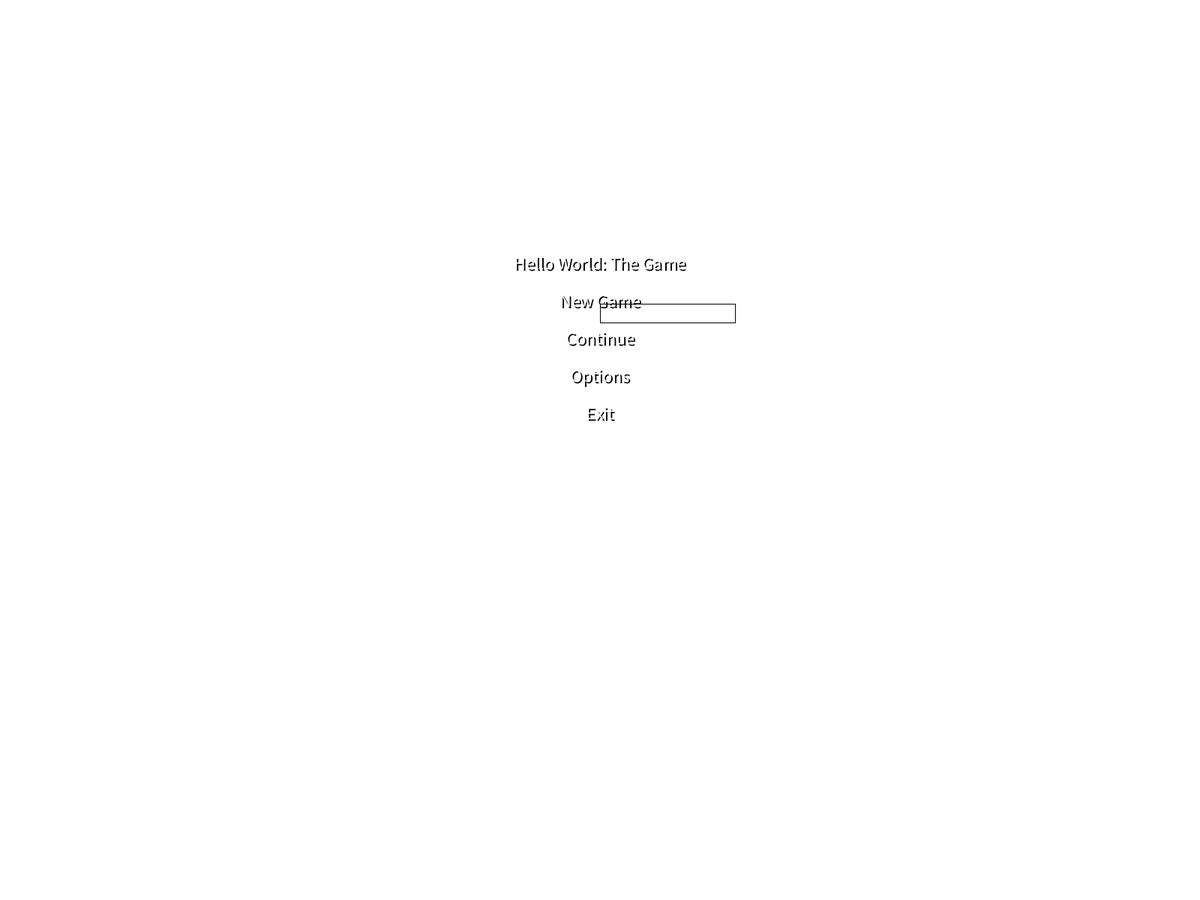
Frame 1 (no input)
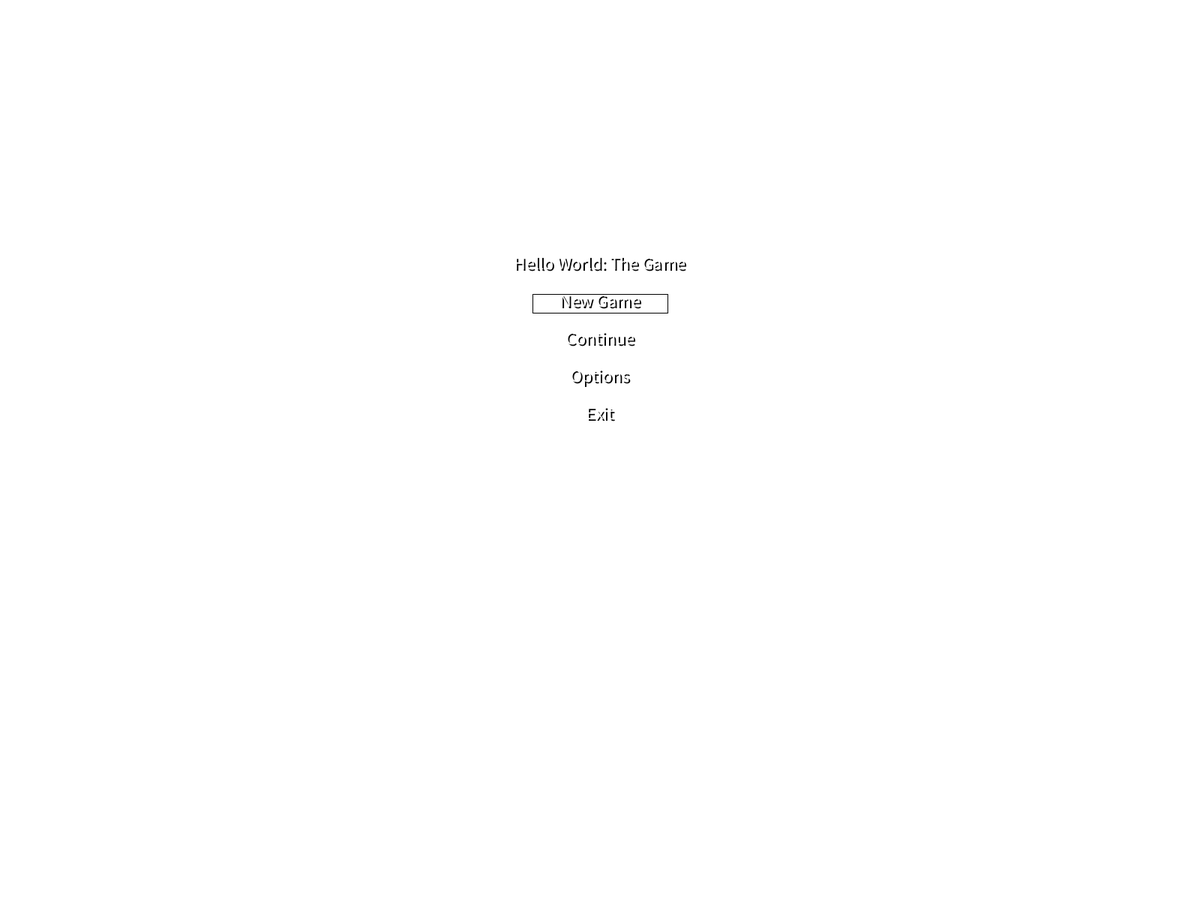
Frame 60 (the mouse pressed at the canvas centre just before this capture)
Frame 120 (the mouse held since frame 60 and released just before this capture): identical to frame 60, image omitted

The Processing sketch that drew these frames (run headless with seeded random() and noise(); from frame 60 on, the mouse is pressed at the canvas centre):

// Processing sketch: Game_Menu
// ── Game_Menu.pde
int menuState = 1; // keep track of menu position
int gameState = 1; // keep track of game state to load levels

void setup() {
  textSize(24);
  //size(1000,1000);
  fullScreen();
}

void draw() {
  
  println(menuState);
  if (gameState ==1) {
  
    
    
  background(255);
  textAlign(CENTER,CENTER);
  fill(0);
  text("Hello World: The Game", width/2 +2, (height/2 -250)+2);
  fill(255);
  // Text("string", x,y);
  text("Hello World: The Game", width/2, (height/2)-250);
  fill(0);
  text("New Game", width/2 +2, (height/2 -200)+2);
  fill(255);
  text("New Game", width/2, (height/2 -200));
  
  fill(0);
  text("Continue", width/2 +2, (height/2 -150)+2);
  fill(255);
  text("Continue", width/2, (height/2 -150));
  
  fill(0);
  text("Options", width/2 +2, (height/2 -100)+2);
  fill(255);
  text("Options", width/2, (height/2 -100));
  
  fill(0);
  text("Exit", width/2 +2, (height/2 -50)+2);
  fill(255);
  text("Exit", width/2, (height/2 -50));
  
  // draw box on first option
  if(menuState == 1) {
    fill(0,0,0,0);
    rect(width/2, (height/2 -195), 180, 25);
   rectMode(CENTER); 
  }
  // draw box on second
  if(menuState == 2) {
    fill(0,0,0,0);
    rect(width/2, (height/2 -145), 180, 25);
   rectMode(CENTER); 
  }
  //draw box on third
  if(menuState == 3) {
    fill(0,0,0,0);
    rect(width/2, (height/2 -95), 180, 25);
   rectMode(CENTER); 
  }
  
  if(menuState == 4) {
    fill(0,0,0,0);
    rect(width/2, (height/2 -45), 180, 25);
   rectMode(CENTER); 
  }
}



    if(gameState == 2) {
      
      
      background(255);
  textAlign(CENTER,CENTER);
  fill(0);
  text("Options", width/2 +2, (height/2 -250)+2);
  fill(255);
  // Text("string", x,y);
  text("Options", width/2, (height/2)-250);
  
  fill(0);
  text("Video Settings", width/2 +2, (height/2 -200)+2);
  fill(255);
  text("Video Settings", width/2, (height/2 -200));
  
  fill(0);
  text("Audio Settings", width/2 +2, (height/2 -150)+2);
  fill(255);
  text("Audio Settings", width/2, (height/2 -150));
  
  fill(0);
  text("Controls", width/2 +2, (height/2 -100)+2);
  fill(255);
  text("Controls", width/2, (height/2 -100));
  
  fill(0);
  text("Back", width/2 +2, (height/2 -50)+2);
  fill(255);
  text("Back", width/2, (height/2 -50));
  
  if(menuState == 5) {
    fill(0,0,0,0);
    rect(width/2, (height/2 -195), 180, 25);
   rectMode(CENTER); 
  }
  
  if(menuState == 6) {
    fill(0,0,0,0);
    rect(width/2, (height/2 -145), 180, 25);
   rectMode(CENTER); 
  }
  
  if(menuState == 7) {
    fill(0,0,0,0);
    rect(width/2, (height/2 -95), 180, 25);
   rectMode(CENTER); 
  }
  
  if(menuState == 8) {
    fill(0,0,0,0);
    rect(width/2, (height/2 -45), 180, 25);
   rectMode(CENTER); 
  }
      
    }
    }
    
  void keyPressed() {
    
    if (gameState == 1) {
    //this adds a cap so it can't go out of 1-3
    if(menuState<4){
    if (keyCode == DOWN) {
   menuState = menuState +1; 
    
  }
    }
  
  if(menuState>1){
  if (keyCode == UP) {
   menuState = menuState -1; 
    
  }
  }
  
    }
    
    if (gameState==2) {
      
      if(menuState<8){
    if (keyCode == DOWN) {
   menuState = menuState +1; 
    
  }
    }
  
  if(menuState>5){
  if (keyCode == UP) {
   menuState = menuState -1; 
    
  }
  }
      
    }
    
    if(menuState==3) {
      if(key == ' ') {
        gameState = 2;
        menuState = 5;
      }
      
    }
    
    if(menuState == 4) {
      if(key == ' ') {
        exit();
      }
    }
    
    if(menuState == 8) {
      if(key == ' ') {
        gameState =1;
        menuState=1;
      }
    }
    
    
}
